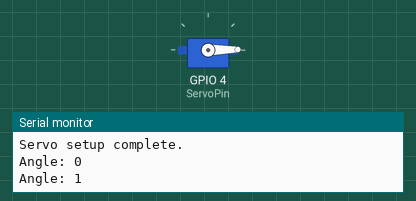
The sketch below on a simulated ESP32. Shown: servo, the last lines printed to the serial monitor.

Above: at 0.05 s.
At 3.45 s:
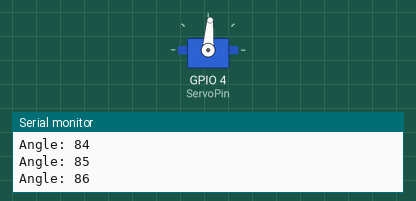
At 6.85 s:
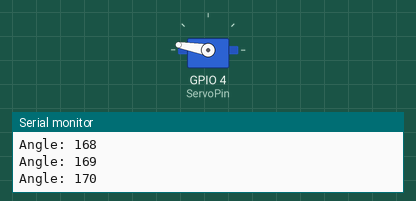
At 13.7 s:
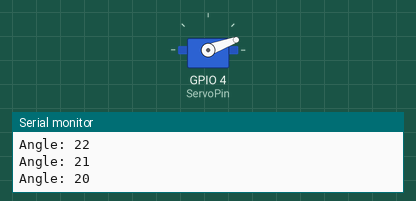
Timing chart, 0 to 18.9 s (numbered marks = the images above):
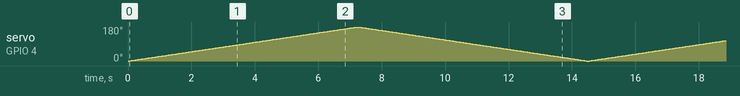

The sketch:

Servo.ino
```cpp
#include <ESP32Servo.h>  // Use ESP32Servo Servo library

Servo servo;

int ServoPin = 4;
int angle = 0;

void setup() {
  Serial.begin(115200);

  servo.attach(ServoPin);

  Serial.println("Servo setup complete.");
}

void loop() {
  for (angle = 0; angle <= 180; angle++) {
    servo.write(angle);
    Serial.print("Angle: ");
    Serial.println(angle);
    delay(40);
  }

  for (angle = 180; angle >= 0; angle--) {
    servo.write(angle);
    Serial.print("Angle: ");
    Serial.println(angle);
    delay(40);
  }
}
```
